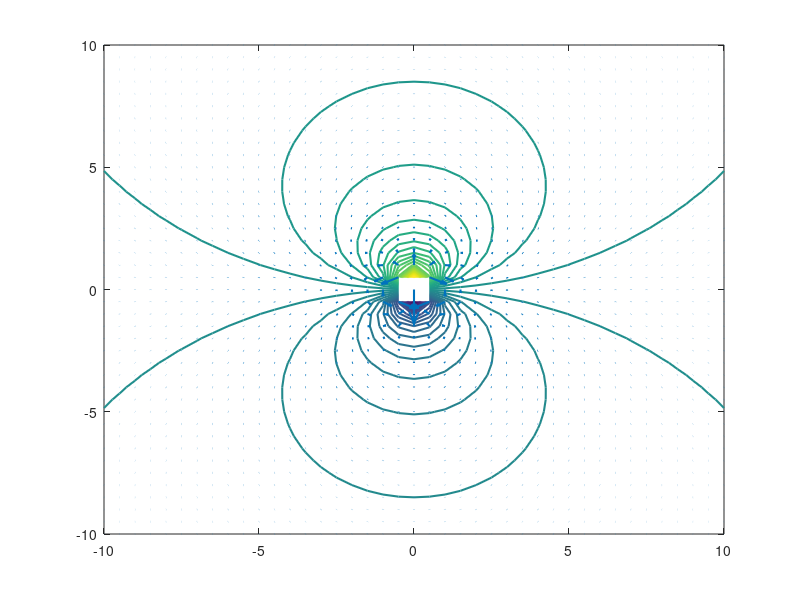

Write MATLAB code to recreate this figure.
%Dipole.m
%Start
%A simple interpretation
[X,Y]=meshgrid(-10:.5:10,-10:.5:10);%Defining a mesh grid
V = Y./(X.^2+Y.^2); %Electric field line equation
contour(X,Y,V,50,'linewidth',1.5);
[Ex,Ey]=gradient(V);
hold on
quiver(X,Y,-Ex,-Ey,'linewidth',1.5,'autoscalefactor',2);  
%end
